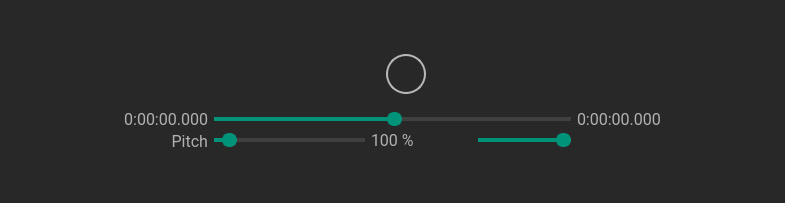
  <widget class="QDockWidget" name="dockWidget">
   <property name="minimumSize">
    <size>
     <width>630</width>
     <height>203</height>
    </size>
   </property>
   <property name="styleSheet">
    <string notr="true">QDockWidget
{
	color:#b1b1b1/*dimmed text*/;
	font-family:Roboto;
	font-size:14px;
    titlebar-close-icon: url(:/bzr/resources/close.png);
    titlebar-normal-icon: url(:/bzr/resources/undock.png);
}
QDockWidget::close-button, QDockWidget::float-button {
    background: #282828/*background*/;
    icon-size: 12px;
	border: none;
    background: transparent;
}

QDockWidget::title {
    text-align: left;
    background: #282828/*background*/;
	padding:4px;
}</string>
   </property>
   <property name="windowTitle">
    <string>Play Control</string>
   </property>
   <attribute name="dockWidgetArea">
    <number>4</number>
   </attribute>
   <widget class="QWidget" name="dockWidgetContents">
    <property name="sizePolicy">
     <sizepolicy hsizetype="Preferred" vsizetype="Preferred">
      <horstretch>0</horstretch>
      <verstretch>0</verstretch>
     </sizepolicy>
    </property>
    <property name="minimumSize">
     <size>
      <width>0</width>
      <height>0</height>
     </size>
    </property>
    <property name="styleSheet">
     <string notr="true">#dockWidgetContents
{
background-color:#282828/*background*/;
border:none;
color:#ffffff;
}
</string>
    </property>
    <layout class="QGridLayout" name="gridLayout">
     <property name="leftMargin">
      <number>0</number>
     </property>
     <property name="topMargin">
      <number>0</number>
     </property>
     <property name="rightMargin">
      <number>0</number>
     </property>
     <property name="bottomMargin">
      <number>12</number>
     </property>
     <property name="spacing">
      <number>0</number>
     </property>
     <item row="0" column="0">
      <widget class="QGroupBox" name="groupBox">
       <property name="minimumSize">
        <size>
         <width>0</width>
         <height>0</height>
        </size>
       </property>
       <property name="styleSheet">
        <string notr="true">#groupBox
{
border:none;

}</string>
       </property>
       <property name="title">
        <string/>
       </property>
       <property name="alignment">
        <set>Qt::AlignCenter</set>
       </property>
       <property name="flat">
        <bool>false</bool>
       </property>
       <property name="checkable">
        <bool>false</bool>
       </property>
       <layout class="QGridLayout" name="gridLayout_10">
        <property name="topMargin">
         <number>0</number>
        </property>
        <property name="bottomMargin">
         <number>0</number>
        </property>
        <property name="verticalSpacing">
         <number>0</number>
        </property>
        <item row="0" column="0">
         <spacer name="horizontalSpacer_3">
          <property name="orientation">
           <enum>Qt::Horizontal</enum>
          </property>
          <property name="sizeType">
           <enum>QSizePolicy::Maximum</enum>
          </property>
          <property name="sizeHint" stdset="0">
           <size>
            <width>100</width>
            <height>51</height>
           </size>
          </property>
         </spacer>
        </item>
        <item row="0" column="1">
         <widget class="QGroupBox" name="bottom_2">
          <property name="sizePolicy">
           <sizepolicy hsizetype="MinimumExpanding" vsizetype="Fixed">
            <horstretch>0</horstretch>
            <verstretch>0</verstretch>
           </sizepolicy>
          </property>
          <property name="minimumSize">
           <size>
            <width>500</width>
            <height>115</height>
           </size>
          </property>
          <property name="maximumSize">
           <size>
            <width>1000</width>
            <height>16777215</height>
           </size>
          </property>
          <property name="styleSheet">
           <string notr="true">background:#282828/*background*/;
border:0;</string>
          </property>
          <property name="title">
           <string/>
          </property>
          <property name="flat">
           <bool>true</bool>
          </property>
          <layout class="QGridLayout" name="gridLayout_2">
           <property name="topMargin">
            <number>0</number>
           </property>
           <property name="bottomMargin">
            <number>0</number>
           </property>
           <property name="verticalSpacing">
            <number>0</number>
           </property>
           <item row="1" column="12">
            <widget class="QLabel" name="labelFileLength_2">
             <property name="sizePolicy">
              <sizepolicy hsizetype="Minimum" vsizetype="Preferred">
               <horstretch>0</horstretch>
               <verstretch>0</verstretch>
              </sizepolicy>
             </property>
             <property name="minimumSize">
              <size>
               <width>90</width>
               <height>0</height>
              </size>
             </property>
             <property name="maximumSize">
              <size>
               <width>800</width>
               <height>16777215</height>
              </size>
             </property>
             <property name="font">
              <font>
               <family>Roboto</family>
               <pointsize>-1</pointsize>
               <italic>false</italic>
               <bold>false</bold>
              </font>
             </property>
             <property name="styleSheet">
              <string notr="true">QLabel
{
	color:#b1b1b1/*dimmed text*/;
    font-family:Roboto;
	font-size:16px;
}</string>
             </property>
             <property name="text">
              <string>0:00:00.000</string>
             </property>
            </widget>
           </item>
           <item row="2" column="1" colspan="5">
            <widget class="NoPageSlider" name="pitchSlider">
             <property name="sizePolicy">
              <sizepolicy hsizetype="Preferred" vsizetype="Fixed">
               <horstretch>0</horstretch>
               <verstretch>0</verstretch>
              </sizepolicy>
             </property>
             <property name="maximumSize">
              <size>
               <width>16777215</width>
               <height>16777215</height>
              </size>
             </property>
             <property name="mouseTracking">
              <bool>true</bool>
             </property>
             <property name="focusPolicy">
              <enum>Qt::NoFocus</enum>
             </property>
             <property name="styleSheet">
              <string notr="true">QSlider::groove:horizontal { 
	background-color: #404040/*medium*/;
	height: 4px; 
	border-radius: 4px;
}

QSlider::handle:horizontal { 
	background-color: #009379/*main*/; 
	border: 2px solid #009379/*main*/; 
	width: 11px; 
	height: 20px; 
	line-height: 20px; 
	margin-top: -5px; 
	margin-bottom: -5px; 
	border-radius: 7px; 
}
QSlider::handle:horizontal:hover { 
	background-color: #00c09e/*main hover*/; 
	border: 2px solid #00c09e/*main hover*/; 
}


QSlider::sub-page:horizontal {
background-color:#009379/*main*/; 


}</string>
             </property>
             <property name="minimum">
              <number>0</number>
             </property>
             <property name="maximum">
              <number>1700</number>
             </property>
             <property name="singleStep">
              <number>1</number>
             </property>
             <property name="pageStep">
              <number>10</number>
             </property>
             <property name="value">
              <number>100</number>
             </property>
             <property name="tracking">
              <bool>true</bool>
             </property>
             <property name="orientation">
              <enum>Qt::Horizontal</enum>
             </property>
            </widget>
           </item>
           <item row="1" column="0">
            <widget class="QLabel" name="labelTimer_2">
             <property name="sizePolicy">
              <sizepolicy hsizetype="Minimum" vsizetype="Preferred">
               <horstretch>0</horstretch>
               <verstretch>0</verstretch>
              </sizepolicy>
             </property>
             <property name="minimumSize">
              <size>
               <width>90</width>
               <height>0</height>
              </size>
             </property>
             <property name="font">
              <font>
               <family>Roboto</family>
               <pointsize>-1</pointsize>
               <italic>false</italic>
               <bold>false</bold>
              </font>
             </property>
             <property name="styleSheet">
              <string notr="true">QLabel
{
	color:#b1b1b1/*dimmed text*/;
    font-family:Roboto;
	font-size:16px;
}</string>
             </property>
             <property name="text">
              <string>0:00:00.000</string>
             </property>
             <property name="alignment">
              <set>Qt::AlignRight|Qt::AlignTrailing|Qt::AlignVCenter</set>
             </property>
            </widget>
           </item>
           <item row="1" column="1" colspan="11">
            <widget class="NoPageSlider" name="positionSlider">
             <property name="sizePolicy">
              <sizepolicy hsizetype="Expanding" vsizetype="Fixed">
               <horstretch>0</horstretch>
               <verstretch>0</verstretch>
              </sizepolicy>
             </property>
             <property name="maximumSize">
              <size>
               <width>16777215</width>
               <height>16777215</height>
              </size>
             </property>
             <property name="mouseTracking">
              <bool>true</bool>
             </property>
             <property name="focusPolicy">
              <enum>Qt::NoFocus</enum>
             </property>
             <property name="styleSheet">
              <string notr="true">QSlider::groove:horizontal { 
	background-color: #404040/*medium*/;
	height: 4px; 
	border-radius: 4px;
}

QSlider::handle:horizontal { 
	background-color: #009379/*main*/; 
	border: 2px solid #009379/*main*/; 
	width: 11px; 
	height: 20px; 
	line-height: 20px; 
	margin-top: -5px; 
	margin-bottom: -5px; 
	border-radius: 7px; 
}
QSlider::handle:horizontal:hover { 
	background-color: #00c09e/*main hover*/; 
	border: 2px solid #00c09e/*main hover*/; 
}


QSlider::sub-page:horizontal {
background-color:#009379/*main*/; 


}</string>
             </property>
             <property name="pageStep">
              <number>1</number>
             </property>
             <property name="value">
              <number>50</number>
             </property>
             <property name="tracking">
              <bool>true</bool>
             </property>
             <property name="orientation">
              <enum>Qt::Horizontal</enum>
             </property>
            </widget>
           </item>
           <item row="2" column="12">
            <widget class="QCheckBox" name="checkBoxVolumeOn">
             <property name="sizePolicy">
              <sizepolicy hsizetype="Preferred" vsizetype="Fixed">
               <horstretch>0</horstretch>
               <verstretch>0</verstretch>
              </sizepolicy>
             </property>
             <property name="minimumSize">
              <size>
               <width>40</width>
               <height>24</height>
              </size>
             </property>
             <property name="maximumSize">
              <size>
               <width>24</width>
               <height>16777215</height>
              </size>
             </property>
             <property name="font">
              <font>
               <family>Arial</family>
               <bold>false</bold>
              </font>
             </property>
             <property name="focusPolicy">
              <enum>Qt::NoFocus</enum>
             </property>
             <property name="styleSheet">
              <string notr="true">QCheckBox
{
	color:#b7b7b7/*button*/;
margin-left:-24px
}
QCheckBox::indicator {

	font-size: 34px;
	color:#b7b7b7/*button*/;
	image:none;
}

QCheckBox:hover
{
	color: #ffffff/*button hover*/;
}
</string>
             </property>
             <property name="text">
              <string/>
             </property>
             <property name="icon">
              <iconset resource="resource.qrc">
               <normaloff>:/bzr/resources/speaker-off.svg</normaloff>
               <normalon>:/bzr/resources/speaker.svg</normalon>:/bzr/resources/speaker-off.svg</iconset>
             </property>
             <property name="iconSize">
              <size>
               <width>34</width>
               <height>34</height>
              </size>
             </property>
             <property name="checkable">
              <bool>true</bool>
             </property>
            </widget>
           </item>
           <item row="0" column="12">
            <spacer name="horizontalSpacer_8">
             <property name="orientation">
              <enum>Qt::Horizontal</enum>
             </property>
             <property name="sizeType">
              <enum>QSizePolicy::Maximum</enum>
             </property>
             <property name="sizeHint" stdset="0">
              <size>
               <width>40</width>
               <height>20</height>
              </size>
             </property>
            </spacer>
           </item>
           <item row="0" column="4" colspan="6">
            <widget class="QGroupBox" name="groupBox_2">
             <property name="sizePolicy">
              <sizepolicy hsizetype="MinimumExpanding" vsizetype="Fixed">
               <horstretch>0</horstretch>
               <verstretch>0</verstretch>
              </sizepolicy>
             </property>
             <property name="minimumSize">
              <size>
               <width>216</width>
               <height>44</height>
              </size>
             </property>
             <property name="maximumSize">
              <size>
               <width>170</width>
               <height>210</height>
              </size>
             </property>
             <property name="title">
              <string/>
             </property>
             <property name="alignment">
              <set>Qt::AlignCenter</set>
             </property>
             <layout class="QGridLayout" name="gridLayout_3">
              <property name="sizeConstraint">
               <enum>QLayout::SetDefaultConstraint</enum>
              </property>
              <item row="0" column="1">
               <widget class="QPushButton" name="buttonPrev">
                <property name="minimumSize">
                 <size>
                  <width>26</width>
                  <height>32</height>
                 </size>
                </property>
                <property name="maximumSize">
                 <size>
                  <width>32</width>
                  <height>32</height>
                 </size>
                </property>
                <property name="font">
                 <font>
                  <family>Arial</family>
                  <pointsize>-1</pointsize>
                 </font>
                </property>
                <property name="focusPolicy">
                 <enum>Qt::NoFocus</enum>
                </property>
                <property name="toolTip">
                 <string>Previous</string>
                </property>
                <property name="layoutDirection">
                 <enum>Qt::LeftToRight</enum>
                </property>
                <property name="styleSheet">
                 <string notr="true">QPushButton
{

	font-size: 34px;
	color:#b7b7b7/*button*/;
	border-radius: 20px; 
	margin-top:0;

}

QPushButton:hover
{
	color: #ffffff/*button hover*/;
}</string>
                </property>
                <property name="text">
                 <string/>
                </property>
                <property name="icon">
                 <iconset resource="resource.qrc">
                  <normaloff>:/bzr/resources/prev.svg</normaloff>:/bzr/resources/prev.svg</iconset>
                </property>
                <property name="iconSize">
                 <size>
                  <width>36</width>
                  <height>36</height>
                 </size>
                </property>
                <property name="checkable">
                 <bool>true</bool>
                </property>
                <property name="checked">
                 <bool>false</bool>
                </property>
                <property name="flat">
                 <bool>false</bool>
                </property>
               </widget>
              </item>
              <item row="0" column="2">
               <widget class="QPushButton" name="buttonPlay_2">
                <property name="sizePolicy">
                 <sizepolicy hsizetype="Minimum" vsizetype="Fixed">
                  <horstretch>0</horstretch>
                  <verstretch>0</verstretch>
                 </sizepolicy>
                </property>
                <property name="minimumSize">
                 <size>
                  <width>40</width>
                  <height>40</height>
                 </size>
                </property>
                <property name="maximumSize">
                 <size>
                  <width>40</width>
                  <height>40</height>
                 </size>
                </property>
                <property name="font">
                 <font>
                  <family>Arial</family>
                  <pointsize>-1</pointsize>
                 </font>
                </property>
                <property name="mouseTracking">
                 <bool>true</bool>
                </property>
                <property name="focusPolicy">
                 <enum>Qt::NoFocus</enum>
                </property>
                <property name="toolTip">
                 <string>Play</string>
                </property>
                <property name="layoutDirection">
                 <enum>Qt::LeftToRight</enum>
                </property>
                <property name="styleSheet">
                 <string notr="true">QPushButton
{
	font-size: 46px;
	background-color: #282828/*background*/;
	border: 2px solid #b7b7b7/*button*/;
	color:#b7b7b7/*button*/;
	border-radius: 20px; 
margin:0;
padding:0;

}

QPushButton:hover
{
	color: #ffffff/*button hover*/;
	border-color:#ffffff/*button hover*/;
}</string>
                </property>
                <property name="text">
                 <string/>
                </property>
                <property name="icon">
                 <iconset resource="resource.qrc">
                  <normaloff>:/bzr/resources/play.svg</normaloff>:/bzr/resources/play.svg</iconset>
                </property>
                <property name="iconSize">
                 <size>
                  <width>44</width>
                  <height>44</height>
                 </size>
                </property>
                <property name="checkable">
                 <bool>true</bool>
                </property>
                <property name="checked">
                 <bool>false</bool>
                </property>
                <property name="default">
                 <bool>false</bool>
                </property>
                <property name="flat">
                 <bool>false</bool>
                </property>
               </widget>
              </item>
              <item row="0" column="3">
               <widget class="QPushButton" name="buttonNext">
                <property name="minimumSize">
                 <size>
                  <width>26</width>
                  <height>32</height>
                 </size>
                </property>
                <property name="maximumSize">
                 <size>
                  <width>32</width>
                  <height>32</height>
                 </size>
                </property>
                <property name="font">
                 <font>
                  <family>Arial</family>
                  <pointsize>-1</pointsize>
                 </font>
                </property>
                <property name="focusPolicy">
                 <enum>Qt::NoFocus</enum>
                </property>
                <property name="toolTip">
                 <string>Next</string>
                </property>
                <property name="layoutDirection">
                 <enum>Qt::LeftToRight</enum>
                </property>
                <property name="styleSheet">
                 <string notr="true">QPushButton
{

	font-size: 34px;
	color:#b7b7b7/*button*/;
	border-radius: 20px; 


margin-top:0;
}
QPushButton:hover
{
	color: #ffffff/*button hover*/;
}
</string>
                </property>
                <property name="text">
                 <string/>
                </property>
                <property name="icon">
                 <iconset resource="resource.qrc">
                  <normaloff>:/bzr/resources/next.svg</normaloff>:/bzr/resources/next.svg</iconset>
                </property>
                <property name="iconSize">
                 <size>
                  <width>36</width>
                  <height>36</height>
                 </size>
                </property>
                <property name="checkable">
                 <bool>true</bool>
                </property>
                <property name="checked">
                 <bool>false</bool>
                </property>
                <property name="flat">
                 <bool>false</bool>
                </property>
               </widget>
              </item>
              <item row="0" column="4">
               <widget class="QPushButton" name="buttonStop">
                <property name="minimumSize">
                 <size>
                  <width>26</width>
                  <height>32</height>
                 </size>
                </property>
                <property name="maximumSize">
                 <size>
                  <width>32</width>
                  <height>32</height>
                 </size>
                </property>
                <property name="font">
                 <font>
                  <family>Arial</family>
                 </font>
                </property>
                <property name="focusPolicy">
                 <enum>Qt::NoFocus</enum>
                </property>
                <property name="toolTip">
                 <string>Stop</string>
                </property>
                <property name="styleSheet">
                 <string notr="true">QPushButton
{

	color:#b7b7b7/*button*/;
margin-top:0;
margin-left:-6px;
}
QPushButton:hover
{
	color: #ffffff/*button hover*/;
}
</string>
                </property>
                <property name="text">
                 <string/>
                </property>
                <property name="icon">
                 <iconset>
                  <normaloff>resources/stop.svg</normaloff>resources/stop.svg</iconset>
                </property>
                <property name="iconSize">
                 <size>
                  <width>36</width>
                  <height>36</height>
                 </size>
                </property>
               </widget>
              </item>
              <item row="0" column="0">
               <widget class="QCheckBox" name="checkBoxShuffle">
                <property name="minimumSize">
                 <size>
                  <width>26</width>
                  <height>32</height>
                 </size>
                </property>
                <property name="maximumSize">
                 <size>
                  <width>32</width>
                  <height>32</height>
                 </size>
                </property>
                <property name="font">
                 <font>
                  <family>Arial</family>
                 </font>
                </property>
                <property name="focusPolicy">
                 <enum>Qt::NoFocus</enum>
                </property>
                <property name="toolTip">
                 <string>Enable shuffle</string>
                </property>
                <property name="styleSheet">
                 <string notr="true">QCheckBox
{

	color:#b7b7b7/*button*/;
margin-left:-20px;
margin-top:-1px;


}
QCheckBox::indicator {


	color:#b7b7b7/*button*/;
	image:none;
}

QCheckBox::checked {
    color:#009379/*main*/;
}

QCheckBox::checked:hover { 
	color: #00c09e/*main hover*/; 
}

QCheckBox:hover
{
	color: #ffffff/*button hover*/;
}</string>
                </property>
                <property name="text">
                 <string/>
                </property>
                <property name="icon">
                 <iconset resource="resource.qrc">
                  <normaloff>:/bzr/resources/shuffle.svg</normaloff>:/bzr/resources/shuffle.svg</iconset>
                </property>
                <property name="iconSize">
                 <size>
                  <width>36</width>
                  <height>36</height>
                 </size>
                </property>
               </widget>
              </item>
              <item row="0" column="5">
               <widget class="QCheckBox" name="checkBoxLoop">
                <property name="minimumSize">
                 <size>
                  <width>26</width>
                  <height>32</height>
                 </size>
                </property>
                <property name="maximumSize">
                 <size>
                  <width>32</width>
                  <height>32</height>
                 </size>
                </property>
                <property name="font">
                 <font>
                  <family>Arial</family>
                  <pointsize>-1</pointsize>
                 </font>
                </property>
                <property name="focusPolicy">
                 <enum>Qt::NoFocus</enum>
                </property>
                <property name="toolTip">
                 <string>&lt;html&gt;&lt;head/&gt;&lt;body&gt;&lt;p&gt;Enable repeat&lt;/p&gt;&lt;/body&gt;&lt;/html&gt;</string>
                </property>
                <property name="styleSheet">
                 <string notr="true">
QCheckBox
{

	color:#b7b7b7/*button*/;
	font-size: 34px;
margin-left:-21px
}
QCheckBox::indicator {

	font-size: 24px;
	color:#b7b7b7/*button*/;
	image:none;
}
QCheckBox::indeterminate {
    color:#009379/*main*/;
}
QCheckBox::checked {
    color:#009379/*main*/;
}

QCheckBox::checked:hover { 
	color: #00c09e/*main hover*/; 
}

QCheckBox::indeterminate:hover { 
    color: #00c09e/*main hover*/; 
}

QCheckBox:hover
{
	color: #ffffff/*button hover*/;
}</string>
                </property>
                <property name="text">
                 <string/>
                </property>
                <property name="icon">
                 <iconset resource="resource.qrc">
                  <normaloff>:/bzr/resources/repeat.svg</normaloff>:/bzr/resources/repeat.svg</iconset>
                </property>
                <property name="iconSize">
                 <size>
                  <width>34</width>
                  <height>34</height>
                 </size>
                </property>
                <property name="tristate">
                 <bool>true</bool>
                </property>
               </widget>
              </item>
             </layout>
            </widget>
           </item>
           <item row="2" column="6">
            <widget class="QLabel" name="labelPitchValue">
             <property name="sizePolicy">
              <sizepolicy hsizetype="Fixed" vsizetype="Fixed">
               <horstretch>0</horstretch>
               <verstretch>0</verstretch>
              </sizepolicy>
             </property>
             <property name="minimumSize">
              <size>
               <width>45</width>
               <height>0</height>
              </size>
             </property>
             <property name="maximumSize">
              <size>
               <width>40</width>
               <height>16777215</height>
              </size>
             </property>
             <property name="font">
              <font>
               <family>Roboto</family>
               <pointsize>-1</pointsize>
               <italic>false</italic>
               <bold>false</bold>
              </font>
             </property>
             <property name="layoutDirection">
              <enum>Qt::LeftToRight</enum>
             </property>
             <property name="styleSheet">
              <string notr="true">QLabel
{
	color:#b1b1b1/*dimmed text*/;
    font-family:Roboto;
	font-weight:400;
	font-size:16px;
}</string>
             </property>
             <property name="text">
              <string>100 %</string>
             </property>
             <property name="alignment">
              <set>Qt::AlignLeading|Qt::AlignLeft|Qt::AlignVCenter</set>
             </property>
            </widget>
           </item>
           <item row="0" column="3">
            <spacer name="horizontalSpacer_7">
             <property name="orientation">
              <enum>Qt::Horizontal</enum>
             </property>
             <property name="sizeType">
              <enum>QSizePolicy::Expanding</enum>
             </property>
             <property name="sizeHint" stdset="0">
              <size>
               <width>87</width>
               <height>20</height>
              </size>
             </property>
            </spacer>
           </item>
           <item row="2" column="8" colspan="4">
            <widget class="NoPageSlider" name="volumeSlider">
             <property name="sizePolicy">
              <sizepolicy hsizetype="Preferred" vsizetype="Fixed">
               <horstretch>0</horstretch>
               <verstretch>0</verstretch>
              </sizepolicy>
             </property>
             <property name="maximumSize">
              <size>
               <width>16777215</width>
               <height>16777215</height>
              </size>
             </property>
             <property name="mouseTracking">
              <bool>true</bool>
             </property>
             <property name="focusPolicy">
              <enum>Qt::NoFocus</enum>
             </property>
             <property name="styleSheet">
              <string notr="true">QSlider::groove:horizontal { 
	background-color: #404040/*medium*/;
	height: 4px; 
	border-radius: 4px;
}

QSlider::handle:horizontal { 
	background-color: #009379/*main*/; 
	border: 2px solid #009379/*main*/; 
	width: 11px; 
	height: 20px; 
	line-height: 20px; 
	margin-top: -5px; 
	margin-bottom: -5px; 
	border-radius: 7px; 
}
QSlider::handle:horizontal:hover { 
	background-color: #00c09e/*main hover*/; 
	border: 2px solid #00c09e/*main hover*/; 
}


QSlider::sub-page:horizontal {
background-color:#009379/*main*/; 


}</string>
             </property>
             <property name="maximum">
              <number>100</number>
             </property>
             <property name="singleStep">
              <number>25</number>
             </property>
             <property name="pageStep">
              <number>25</number>
             </property>
             <property name="value">
              <number>100</number>
             </property>
             <property name="tracking">
              <bool>true</bool>
             </property>
             <property name="orientation">
              <enum>Qt::Horizontal</enum>
             </property>
            </widget>
           </item>
           <item row="0" column="0" colspan="3">
            <spacer name="horizontalSpacer_5">
             <property name="orientation">
              <enum>Qt::Horizontal</enum>
             </property>
             <property name="sizeType">
              <enum>QSizePolicy::Maximum</enum>
             </property>
             <property name="sizeHint" stdset="0">
              <size>
               <width>40</width>
               <height>20</height>
              </size>
             </property>
            </spacer>
           </item>
           <item row="2" column="0">
            <widget class="QLabel" name="labelPitch">
             <property name="font">
              <font>
               <family>Roboto</family>
               <pointsize>-1</pointsize>
               <italic>false</italic>
               <bold>false</bold>
              </font>
             </property>
             <property name="styleSheet">
              <string notr="true">QLabel
{
	color:#b1b1b1/*dimmed text*/;
    font-family:Roboto;
	font-size:16px;
}</string>
             </property>
             <property name="text">
              <string>Pitch</string>
             </property>
             <property name="alignment">
              <set>Qt::AlignRight|Qt::AlignTrailing|Qt::AlignVCenter</set>
             </property>
            </widget>
           </item>
           <item row="2" column="7">
            <spacer name="horizontalSpacer_9">
             <property name="orientation">
              <enum>Qt::Horizontal</enum>
             </property>
             <property name="sizeType">
              <enum>QSizePolicy::Maximum</enum>
             </property>
             <property name="sizeHint" stdset="0">
              <size>
               <width>50</width>
               <height>20</height>
              </size>
             </property>
            </spacer>
           </item>
           <item row="0" column="10">
            <spacer name="horizontalSpacer_6">
             <property name="orientation">
              <enum>Qt::Horizontal</enum>
             </property>
             <property name="sizeType">
              <enum>QSizePolicy::Expanding</enum>
             </property>
             <property name="sizeHint" stdset="0">
              <size>
               <width>30</width>
               <height>20</height>
              </size>
             </property>
            </spacer>
           </item>
          </layout>
         </widget>
        </item>
        <item row="0" column="2">
         <spacer name="horizontalSpacer_4">
          <property name="orientation">
           <enum>Qt::Horizontal</enum>
          </property>
          <property name="sizeType">
           <enum>QSizePolicy::Maximum</enum>
          </property>
          <property name="sizeHint" stdset="0">
           <size>
            <width>100</width>
            <height>51</height>
           </size>
          </property>
         </spacer>
        </item>
       </layout>
      </widget>
     </item>
    </layout>
   </widget>
  </widget>
